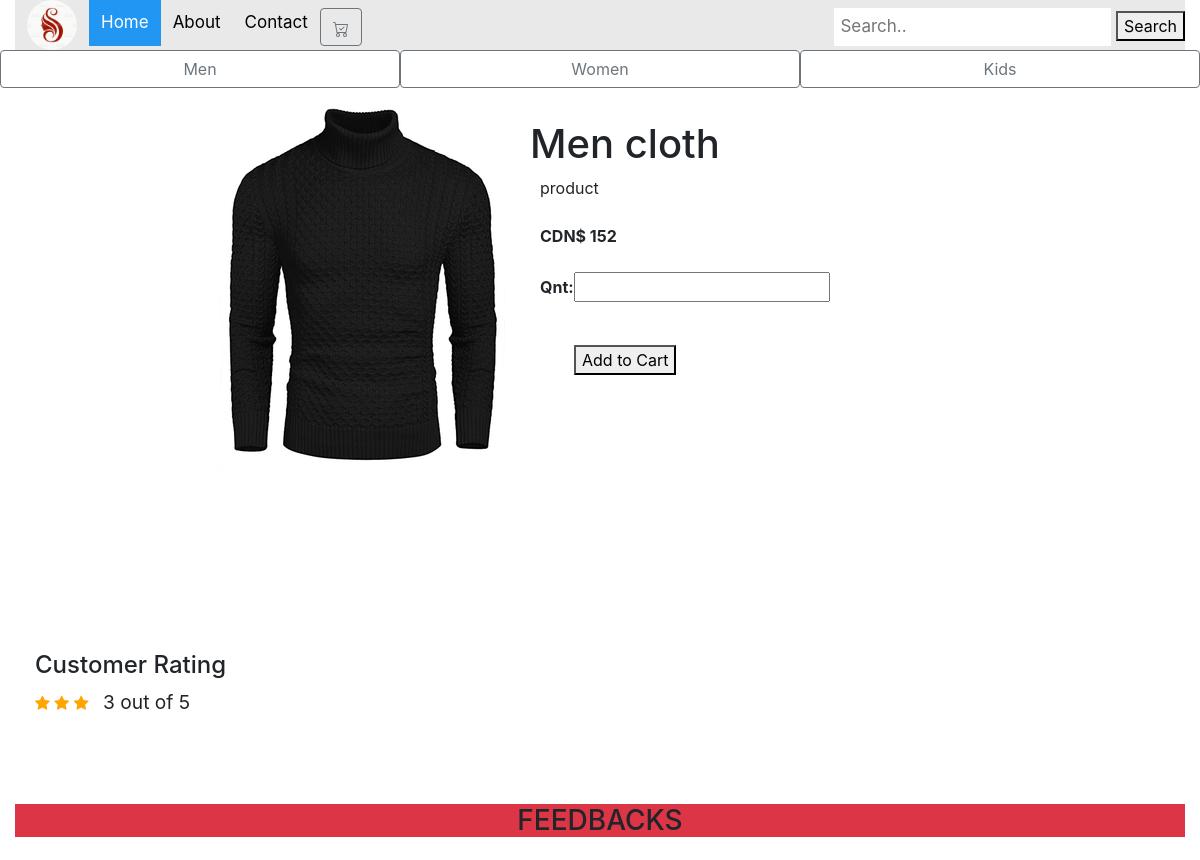
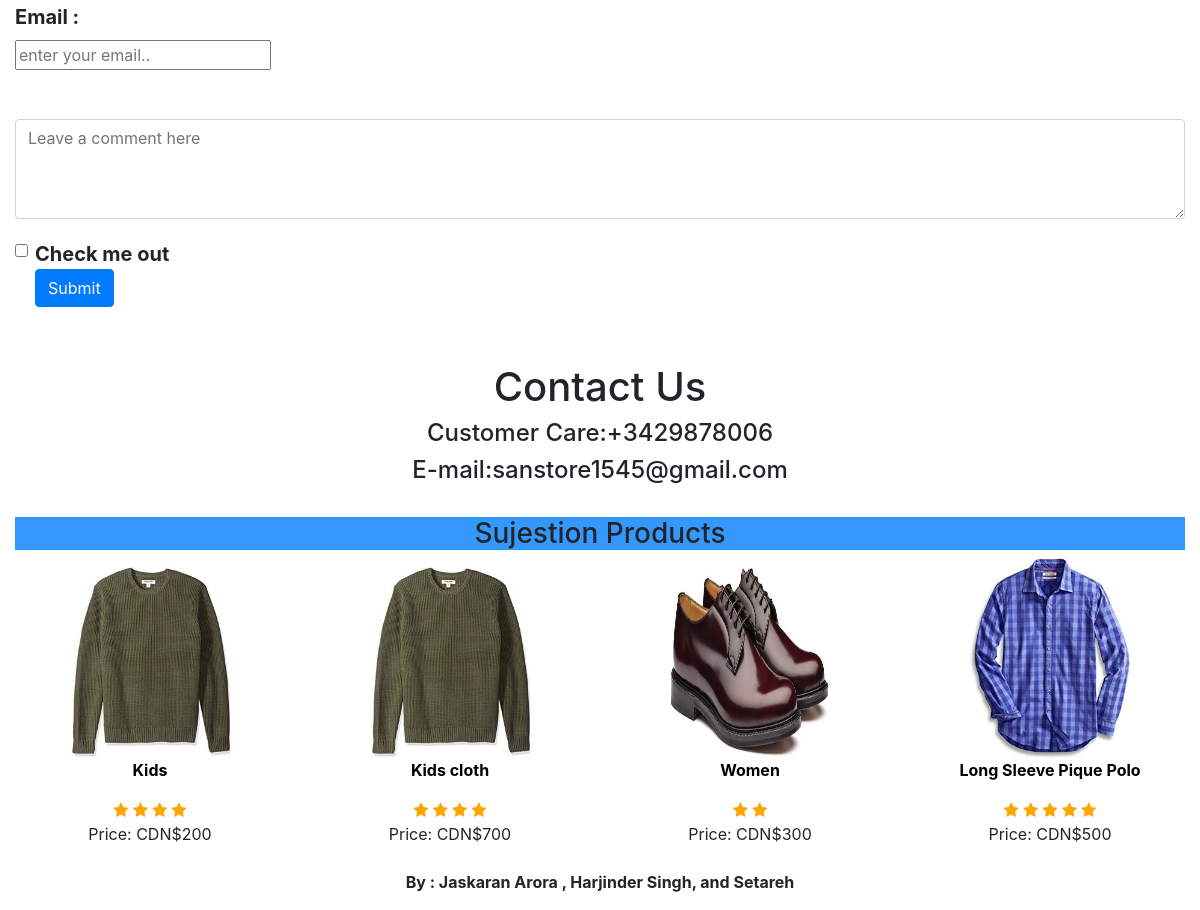
The page /product_detail.php?id=8 on the database its author committed (2 pictures, top to bottom).
### tables this page shows
CREATE TABLE `products` (
  `id` bigint(20) NOT NULL,
  `title` varchar(200) NOT NULL,
  `price` float NOT NULL,
  `image` varchar(200) NOT NULL,
  `detail` mediumtext NOT NULL,
  `ratting` int(11) NOT NULL,
  `creationdate` datetime NOT NULL,
  `modificationdate` timestamp NOT NULL DEFAULT current_timestamp()
);

### product_detail.php (the view, shortened to what this page needs)
<!DOCTYPE html>
<html lang="en">
<head>
    <link rel="stylesheet" href="bootstrap.css">
    <link rel="stylesheet" href="project.css">
    <link rel="stylesheet" href="https://cdnjs.cloudflare.com/ajax/libs/font-awesome/4.7.0/css/font-awesome.min.css">
</head>
<?php
$product = [];
$products = [];
if (isset($_GET['id'])) {
    require_once('db_config.php');
    $conn = new mysqli($servername, $username, $password, $dbname);
    $sql = "SELECT * FROM products WHERE id = '" . trim($_GET["id"] ?? 0) . "'";
    $result = $conn->query($sql);
    if ($result->num_rows > 0) {
        while ($row = $result->fetch_assoc()) {
            $product = $row;
        }
    } else {
        echo "0 results";
    }
    $sql = "SELECT * FROM products ORDER BY RAND() LIMIT 4";
    $result = $conn->query($sql);
    if ($result->num_rows > 0) {
        $i = 0;
        while ($row = $result->fetch_assoc()) {
            $products[$i]['id'] = $row["id"];
            $products[$i]['title'] = $row["title"];
            $products[$i]['price'] = $row["price"];
            $products[$i]['detail'] = $row["detail"];
            $products[$i]['ratting'] = $row["ratting"];
            $products[$i]['image'] = $row["image"];
            $i++;
        }
    } else {
        echo "0 results";
    }
}
?>
<body>
    <div class="container-fluid">
        <div class="row">
            <div class="col-12">
                <div class="topnav">
                    <a><img src="logo.jpg" id="logo"></a>
                    <a class="active" href="/shop">Home</a>
                    <a href="#about">About</a>
                    <a href="#contact">Contact</a>
                    <div class="btn btn-outline-secondary mt-2">
                    </div>
                    <div class="search-container">
                        <form method="get" action="search.php">
                            <input type="text" placeholder="Search.." name="search" id="in">
                            <button type="submit" id="button">Search</button>
                        </form>
                    </div>
                </div>
            </div>
        </div>
        <div class="row">
            <div class="col-4 btn btn-outline-secondary" onclick="location.reload(); location.href='search.php?search=men&type=d';">Men</div>
            <div class="col-4 btn btn-outline-secondary" onclick="location.reload(); location.href='search.php?search=women&type=d';">Women</div>
            <div class="col-4 btn btn-outline-secondary" onclick="location.reload(); location.href='search.php?search=kids&type=d';">Kids</div>
        </div>
        <div class="row">
            <img class="boximage" align="left" src='<?php echo $product['image'] ?? 'product1.jpg'; ?>'>
            <div class="box">
                <h1 class="product-name"><?php echo $product['title'] ?? ''; ?></h1>
                <span class="product-text-style">
                    <?php echo $product['detail'] ?? ''; ?>
                </span>
                <br><br>
                <span id="price"><b>CDN$ <?php echo $product['price'] ?? '0'; ?></b></span><b><span id="k"></span></b>
                <br><br>
                <span class="product-quantitiy1"><b>Qnt:</b><input type="number" min="0" id="quantity" class="quantity1" name="quantity" onchange="getprice()"></span>
                <br><br>
                <span class="add-to-card" type="submit"><button>Add to Cart</button></span>
            </div><br><br>
        </div><br><br><br><br><br><br>
        <div class="rate">
            <h4 style="font-size:x-large"> Customer Rating</h4>
            <?php for ($s = 1; $s <= $product['ratting']; $s++) : ?>
                <span class="fa fa-star checked"></span>
            <?php endfor; ?>
            <span style="padding:10px;font-size: larger;"> <?php echo $product['ratting']; ?> out of 5 </span>
            <br><br>
        </div><br><br>
        <h3 class="text-center" style="background-color:#dc3545;">FEEDBACKS</h3>
        <form>
            <span class="row">
                <label for="Email">Email :</label>
                <input type="text" id="Email" name="Email" placeholder="enter your email.."><br><br>
            </span>
            <div class="form-floating">
                <textarea class="form-control" placeholder="Leave a comment here" id="floatingTextarea2" style="height: 100px;" "padding-left=20px;"></textarea>
            </div>
            <div class="mb-3 form-check">
                <input type="checkbox" class="form-check-input" id="exampleCheck1">
                <label class="form-check-label" for="exampleCheck1">Check me out</label>
                <button type="submit" class="btn btn-primary">Submit</button>
            </div> <br><br><br><br>
        </form><br><br>
        <div class="container" align="center">
            <form align="center">
                <h1>Contact Us</h1>
                <h4>Customer Care:+3429878006</h4>
                <h4>E-mail:sanstore1545@gmail.com</h4>
            </form>
        </div><br>
        <h3 class="text-center" style="background-color: #3399ff">Sujestion Products</h3>
        <div class="row">
            <?php if (isset($products) && !empty($products)) : ?>
                <?php foreach ($products as $p) : ?>
                    <div class="thumbnail col-3 text-center">
                        <a href="product_detail.php?id=<?php echo $p['id'] ?? 0; ?>" target="_blank">
                            <img src='<?php echo $p['image'] ?? 'product1.jpg'; ?>' width=160 height=200>
                            <p text-align="right"><strong><?php echo $p['title'] ?? ''; ?></strong></p>
                        </a>
                        <?php for ($s = 1; $s <= $p['ratting']; $s++) : ?>
                            <span class="fa fa-star checked"></span>
                        <?php endfor; ?><br>
                        <span class="price">Price: CDN$<?php echo $p['price'] ?? 0; ?></span>
                    </div>
                <?php endforeach; ?>
            <?php endif; ?>
        </div>
        <?php include_once('by.php'); ?>
    </div>
</body>
</html>

### project.css (style rules this page uses)
body { margin:0; padding: 0; }
* { box-sizing: border-box; }
.topnav { overflow: hidden; background-color: #e9e9e9; }
.topnav a { float: left; display: block; color: black; text-align:center-right; padding: 10px 12px; text-decoration: none; font-size: 17px; }
.topnav a.active { background-color: #2196F3; color: white; }
.topnav .search-container { float: right; }
.topnav input[type=text] { padding: 6px; margin-top: 8px; font-size: 17px; border: none; }
p { text-align:center; }
#logo { width: 50px; border-radius: 50%; margin-top: -10px; margin-bottom: -10px; }
.mb-3 { float:left; padding: 20px; text-align: justify; }
span[class='row'] { display: block; margin: 25px 0px; }
h1 { padding-left: 0px; }
label { display: block; font-size:20px; font-weight:bold; }
.product-name { position: relative; border-radius: 4px; right: 10px; padding: 0px; width: 400px; }
.checked { color: orange; }
.box { position: absolute; top: 100px; right: 180px; width: 500px; height: 500px; padding: 20px; }
.boximage { position: relative; left: 200px; padding: 20px; }
.product-text-style { text-align: left; }
.row::after { content: ""; clear: both; display: tabl; }
.add-to-card { border: none; color: white; padding: 15px 32px; text-align: center; text-decoration: none; display: inline-block; font-size: 16px; margin: 4px 2px; cursor: pointer; }
.rate { box-sizing: border-box; padding: 15px 20px; text-align: left; }
.rate:after { content: ""; display: table; clear: both; }

### rows shown on the page
products: image (picture), title "Men cloth", detail "product", price "152", ratting "3"
products: image (picture), title "Kids", ratting 4 (drawn), price "200"
products: image (picture), title "Kids cloth", ratting 4 (drawn), price "700"
products: image (picture), title "Women", ratting 2 (drawn), price "300"
products: image (picture), title "Long Sleeve Pique Polo", ratting 5 (drawn), price "500"
